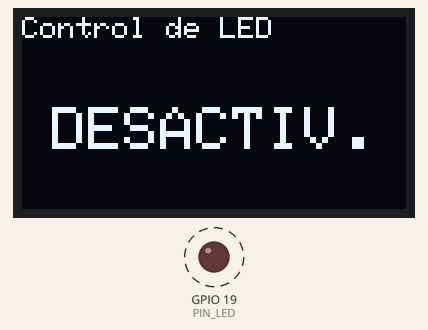
Recording of a sketch running on a simulated ESP32. Parts: 128×64 one-colour display, output pins drawn as LEDs (lit = HIGH). Dashed ring = blinking. What the sketch prints to the serial monitor is not drawn.

Above: at 0.1 s.
At 1.1 s:
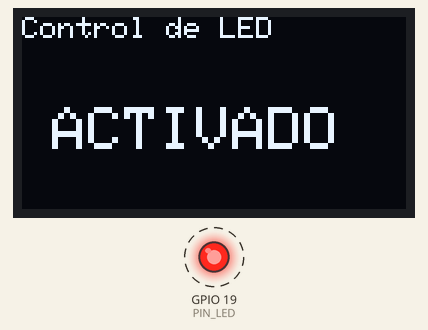
Timing chart, 0 to 130.0 s (numbered marks = the images above):
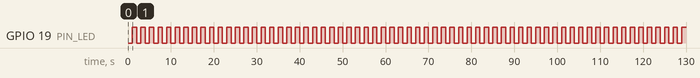

The sketch:

sketch.ino
```cpp
#include <Wire.h>
#include <Adafruit_GFX.h>
#include <Adafruit_SSD1306.h>

// --- Configuración de la pantalla ---
#define SCREEN_WIDTH  128
#define SCREEN_HEIGHT 64
#define OLED_RESET    -1
#define OLED_ADDRESS  0x3C

// --- Pines ---
#define PIN_LED 19

Adafruit_SSD1306 display(SCREEN_WIDTH, SCREEN_HEIGHT, &Wire, OLED_RESET);

bool ledEncendido = false;
unsigned long ultimoCambio = 0;
const unsigned long INTERVALO = 1000; // ms entre cambios

void mostrarEstado() {
  display.clearDisplay();
  display.setTextColor(SSD1306_WHITE);

  display.setTextSize(1);
  display.setCursor(0, 0);
  display.println("Control de LED");

  display.setTextSize(2);
  display.setCursor(10, 30);
  display.print(ledEncendido ? "ACTIVADO" : "DESACTIV.");

  display.display();
}

void setup() {
  Serial.begin(115200);
  pinMode(PIN_LED, OUTPUT);
  digitalWrite(PIN_LED, LOW);

  Wire.begin(21, 22);
  if (!display.begin(SSD1306_SWITCHCAPVCC, OLED_ADDRESS)) {
    Serial.println("Error: OLED no encontrada");
    while (true);
  }
  mostrarEstado();
}

void loop() {
  // Alterna el LED sin bloquear el programa (millis en lugar de delay)
  if (millis() - ultimoCambio >= INTERVALO) {
    ultimoCambio = millis();
    ledEncendido = !ledEncendido;
    digitalWrite(PIN_LED, ledEncendido);
    Serial.println(ledEncendido ? "LED: ACTIVADO" : "LED: DESACTIVADO");
    mostrarEstado();
  }
}
```

Measured:
- by itself, GPIO 19 (PIN_LED): alternates HIGH for 1.0 s and LOW for 1.0 s
